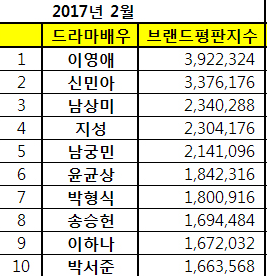
#> input picture mini_project/data/image/bp201702.png, 267 x 276 px, found by its file name
$ jupyter execute --allow-errors '브랜드평판_OCR_작업.ipynb'
#> lines starting #> are read from the running program, lines starting #| are printed output that depends on the picture
[cell 1]
import pytesseract
from PIL import Image

img_path = "78111_183242_5724.jpg"
#> (the rest of this cell did not finish here and is left out)

#> (a cell that did not finish here is left out)

[cell 3]
import pytesseract
from PIL import Image

img_path = "78111_183242_5724.jpg"
#> img_path = '78111_183242_5724.jpg'
#> (the rest of this cell did not finish here and is left out)

#> (a cell that did not finish here is left out)

#> (a cell that did not finish here is left out)

[cell 6]
img_path = "bp201702.png"
#> img_path = 'bp201702.png'
image_pil = Image.open(img_path)
#> image_pil is the input picture: PIL image 267x276 RGBA; mean R, G, B, A 219.9, 219.8, 202.6, 255
#> (the rest of this cell did not finish here and is left out)

#> (a cell that did not finish here is left out)

[cell 8]
img_path = "bp201802.png"
image_pil = Image.open(img_path)
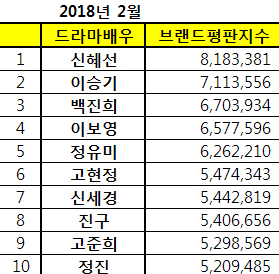
#> input picture mini_project/data/image/bp201802.png, 279 x 274 px, found by its file name
#> image_pil is the input picture: PIL image 279x274 RGBA; mean R, G, B, A 222.6, 222.6, 205, 255
#> (the rest of this cell did not finish here and is left out)

[cell 9]
n=4
#> (the rest of this cell did not finish here and is left out)

#> (a cell that did not finish here is left out)

[cell 11]
img_path = "bp201707.png"
image_pil = Image.open(img_path)
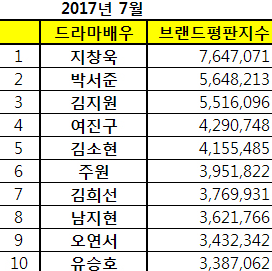
#> input picture mini_project/data/image/bp201707.png, 272 x 271 px, found by its file name
#> image_pil is the input picture: PIL image 272x271 RGBA; mean R, G, B, A 221.8, 221.8, 204.1, 255
#> (the rest of this cell did not finish here and is left out)
